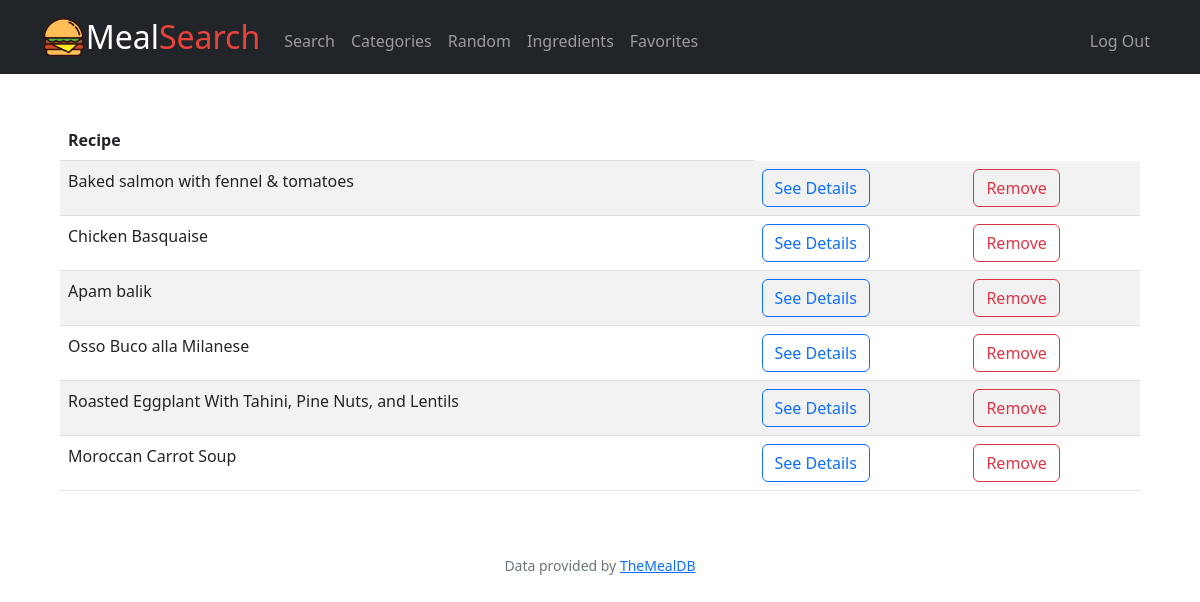
/favorites (signed in), run on an earlier commit of the app's database.
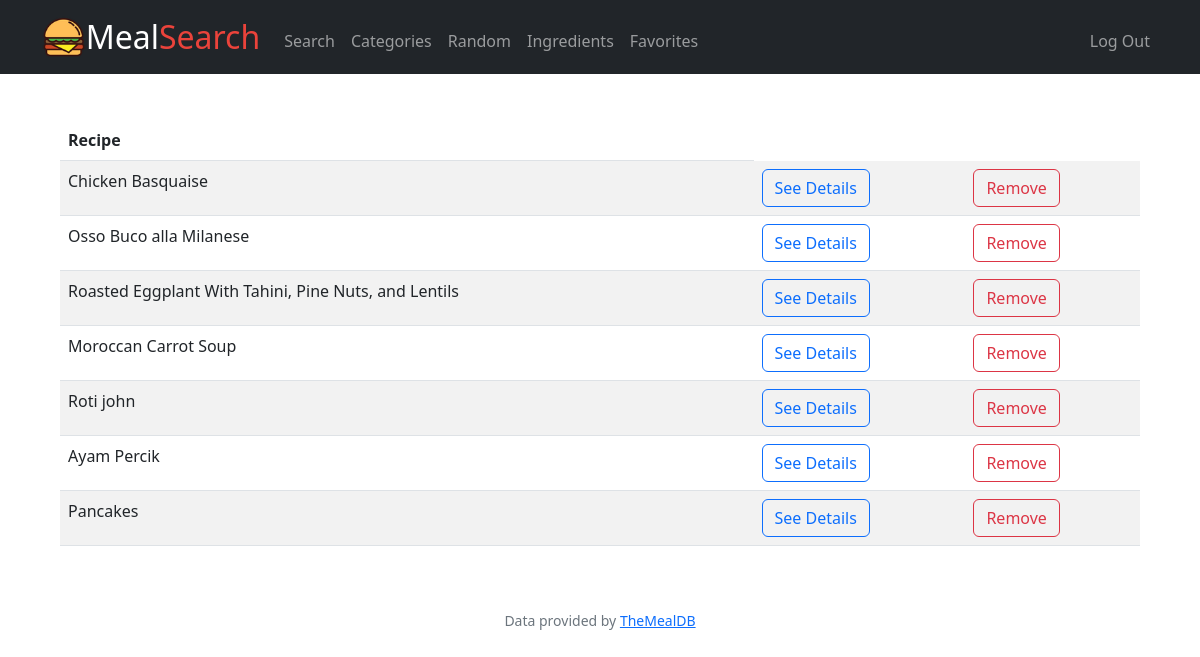
And on a later commit of the database.
### tables this page shows
CREATE TABLE favorites (
person_id INTEGER NOT NULL,
meal_id INTEGER NOT NULL,
meal_name TEXT NOT NULL,
FOREIGN KEY(person_id) REFERENCES users(id)
);

### app.py (the view)
@app.route("/favorites")
@login_required
def favorites():
    user = session["user_id"]
    favorites = db.execute("SELECT * FROM favorites WHERE person_id = ?", user)
    return render_template("favorites.html", favorites=favorites)

### app.py (called while the page is built)
@app.after_request
def after_request(response):
    response.headers["Cache-Control"] = "no-cache, no-store, must-revalidate"
    response.headers["Expires"] = 0
    response.headers["Pragma"] = "no-cache"
    return response

### helpers.py (called while the page is built)
def login_required(f):
    @wraps(f)
    def decorated_function(*args, **kwargs):
        if session.get("user_id") is None:
            return redirect("/login")
        return f(*args, **kwargs)
    return decorated_function

### templates/favorites.html (shortened to what this page needs)
{% extends "layout.html" %}
{% block main %}
<section class="p-5">
    <div class="container">
        <table class="table table-striped">
            <thead>
                <tr>
                    <th class = "text-start">Recipe</th>
                </tr>
            </thead>
            <tbody>
                {% for line in favorites %}
                    <tr>
                        <td class="text-start">{{line.meal_name}}</td>
                        <td>
                            <form action="/details" method="get">
                                <input type="submit" value="See Details" class="btn btn-outline-primary">
                            </form>
                        </td>
                        <td>
                            <form action="/remove_favorite" method="post">
                                <input type="submit" value="Remove" class="btn btn-outline-danger">
                            </form>
                        </td>
                    </tr>
                {% endfor %}
            </tbody>
        </table>
    </div>
</section>
{% endblock %}

### templates/layout.html (shortened to what this page needs)
<!DOCTYPE html>
<html lang="en">
    <head>
        <link href="https://cdn.jsdelivr.net/npm/bootstrap@5.2.0/dist/css/bootstrap.min.css" rel="stylesheet">
        <link rel="stylesheet" href="https://cdn.jsdelivr.net/npm/bootstrap-icons@1.3.0/font/bootstrap-icons.css">
        <link href="/static/styles.css" rel="stylesheet">
    </head>
    <body>
        <nav class="bg-dark navbar navbar-expand-md navbar-dark fixed-top">
            <div class="container">
                <a class="navbar-brand" href="/">
                    <div class="d-flex align-items-center">
                        <img src="/static/burger.ico" alt="" height="43px">
                        Meal<span class="red">Search</span>
                    </div>
                </a>
                <div class="collapse navbar-collapse" id="navbar">
                    {% if session["user_id"] %}
                        <ul class="navbar-nav me-auto mt-2">
                            <li class="nav-item"><a class="nav-link" href="/search">Search</a></li>
                            <li class="nav-item"><a class="nav-link" href="/categories">Categories</a></li>
                            <li class="nav-item"><a class="nav-link" href="/random">Random</a></li>
                            <li class="nav-item"><a class="nav-link" href="/ingredients">Ingredients</a></li>
                            <li class="nav-item"><a class="nav-link" href="/favorites">Favorites</a></li>
                        </ul>
                        <ul class="navbar-nav ms-auto mt-2">
                            <li class="nav-item"><a class="nav-link" href="/logout">Log Out</a></li>
                        </ul>
                    {% endif %}
                </div>
            </div>
        </nav>
            {% block main %}{% endblock %}
        <footer class="mb-5 small text-center text-muted">
            Data provided by <a href="https://www.themealdb.com/">TheMealDB</a>
        </footer>
    </body>
</html>

### static/styles.css (style rules this page uses)
nav .navbar-brand { font-size: xx-large; }
nav .navbar-brand .red { color: #ea433b; }
body { padding-top: 72px; }

What changed in the data, as far as the page shows it:
removed favorites: meal_name "Baked salmon with fennel & tomatoes"
removed favorites: meal_name "Apam balik"
added favorites: meal_name "Roti john"
added favorites: meal_name "Ayam Percik"
added favorites: meal_name "Pancakes"
